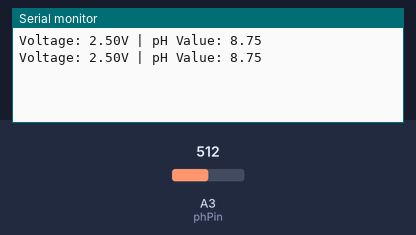
A sketch run on a simulated Arduino Uno, built with avr-gcc and run on an emulated ATmega328P. Parts: the last lines printed to the serial monitor. Inputs (shaded band) come from the test bench; at power-on: A3 (phPin) = 512.

Above: at 1.8 s.
1.9 s: A3 (phPin) set to 716
At 2.8 s:
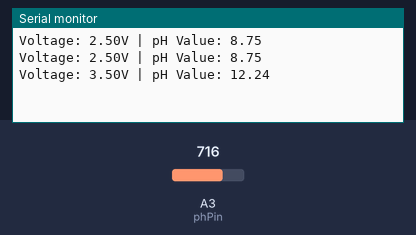
3.4 s: A3 (phPin) set to 900
At 4.8 s:
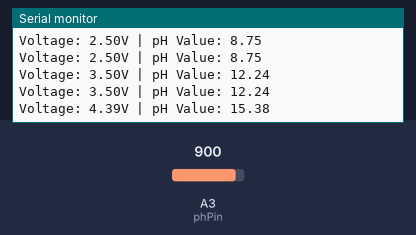
Timing chart, 0 to 6.4 s (numbered marks = the images above; inputs shaded):
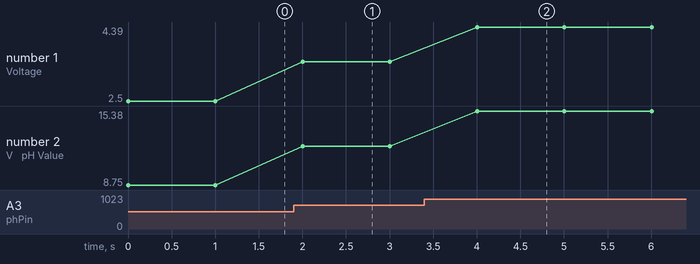

Measured:
- after the input at 1.9 s, the serial monitor: prints a new line after 0.10 s (image 1)
- after the input at 3.4 s, the serial monitor: prints a new line after 0.60 s (image 2)
- plotted number 1: 2.5 → 3.5 after the input at 1.9 s, 3.5 → 4.39 after the input at 3.4 s
- plotted number 2: 8.75 → 12.24 after the input at 1.9 s, 12.24 → 15.38 after the input at 3.4 s

The sketch:

pH_Test.ino
```cpp
/*
 * APSC 101 Example Sketch
 *
 * M.Malik for APSC 101: 10-Sep-2026
 *
 * Simple example code for testing pH Sensor.
 * Adapted from sample code provided by manufacturer at: https://wiki.dfrobot.com/sen0161/docs/19898
 *
 * Please note the manufacturer's code has a lengthy algortihm to sample input from the Sensor Pin at a certain interval
 * Then arrange it, then drops some values, and calculates the average
 * Then the avg is converted into pH reading and voltage
 * This is not necessary for the test, so this code directly uses the calculation formula (instead of sampling & averaging)
 * You are free to review the code on the manufacturer's website and implement it
 *
*/

#define phPin A3 //Must be Analog Pin. Remember to change this Pin if you plug in your sensor to another Analog Pin.

float voltage = 0;
float phValue = 0;

// We will provide you with Buffer solution later on to calibrate your pH Sensor and calculate this value
float calibrationOffset = 0;

void setup() {
  Serial.begin(9600);
}

void loop() {

  // Both of these formulae are similar to TDS Sensor calculation
  voltage = analogRead(phPin) * 5.0 / 1024.0;
  // As for phValue, the formula is taken directly from the manufacturer's example code
  phValue = 3.5 * voltage + calibrationOffset;

  /* Output both Voltage and pH to Serial monitor
  * Serial.print(value, 2)
  * The '2' in this line determines the digits after decimal (Since it is a float value, it will print upto 6 digits, but we only need 2) */
  Serial.print("Voltage: ");
  Serial.print(voltage, 2);
  Serial.print("V | pH Value: ");
  Serial.println(phValue, 2);

  delay(1000);
}
```
